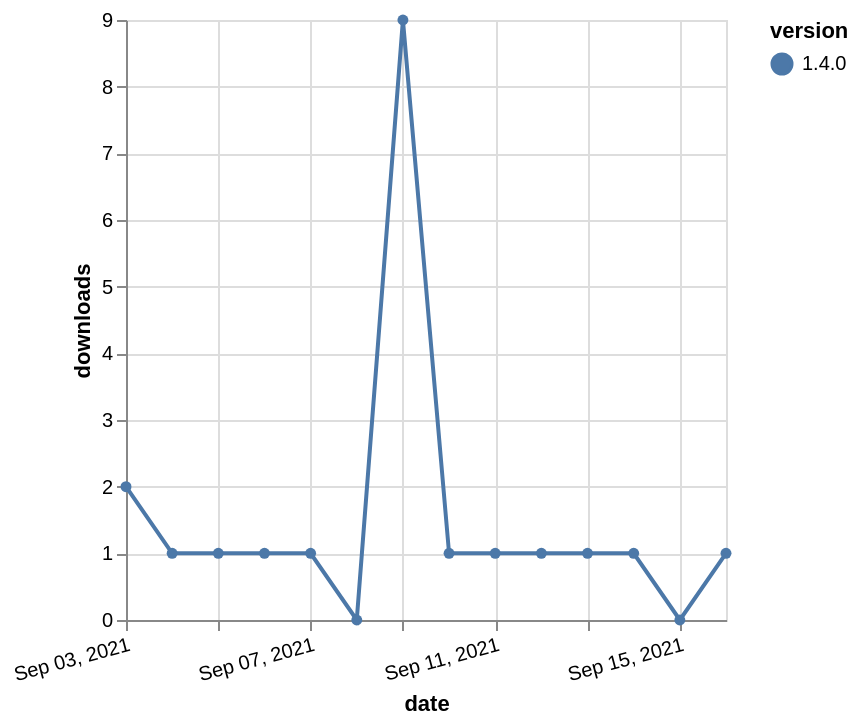

This figure's Vega-Lite source:
### Vega-Lite specification from a JSON file in a GitHub repository (floating-point values rounded to 4 significant figures)
{"$schema": "https://vega.github.io/schema/vega-lite/v5.json", "description": "A simple bar chart with embedded data.", "data": {"values": [{"date": "2021-09-03", "total": 499, "delta": 2, "version": "1.4.0"}, {"date": "2021-09-04", "total": 500, "delta": 1, "version": "1.4.0"}, {"date": "2021-09-05", "total": 501, "delta": 1, "version": "1.4.0"}, {"date": "2021-09-06", "total": 502, "delta": 1, "version": "1.4.0"}, {"date": "2021-09-07", "total": 503, "delta": 1, "version": "1.4.0"}, {"date": "2021-09-08", "total": 503, "delta": 0, "version": "1.4.0"}, {"date": "2021-09-09", "total": 512, "delta": 9, "version": "1.4.0"}, {"date": "2021-09-10", "total": 513, "delta": 1, "version": "1.4.0"}, {"date": "2021-09-11", "total": 514, "delta": 1, "version": "1.4.0"}, {"date": "2021-09-12", "total": 515, "delta": 1, "version": "1.4.0"}, {"date": "2021-09-13", "total": 516, "delta": 1, "version": "1.4.0"}, {"date": "2021-09-14", "total": 517, "delta": 1, "version": "1.4.0"}, {"date": "2021-09-15", "total": 517, "delta": 0, "version": "1.4.0"}, {"date": "2021-09-16", "total": 518, "delta": 1, "version": "1.4.0"}]}, "width": "container", "mark": {"type": "line", "point": {"filled": true}}, "encoding": {"x": {"field": "date", "type": "temporal", "timeUnit": "yearmonthdate", "title": "date", "axis": {"labelAngle": -15}}, "y": {"field": "delta", "type": "quantitative", "title": "downloads"}, "color": {"field": "version", "type": "nominal"}, "tooltip": {"field": "delta"}}}
